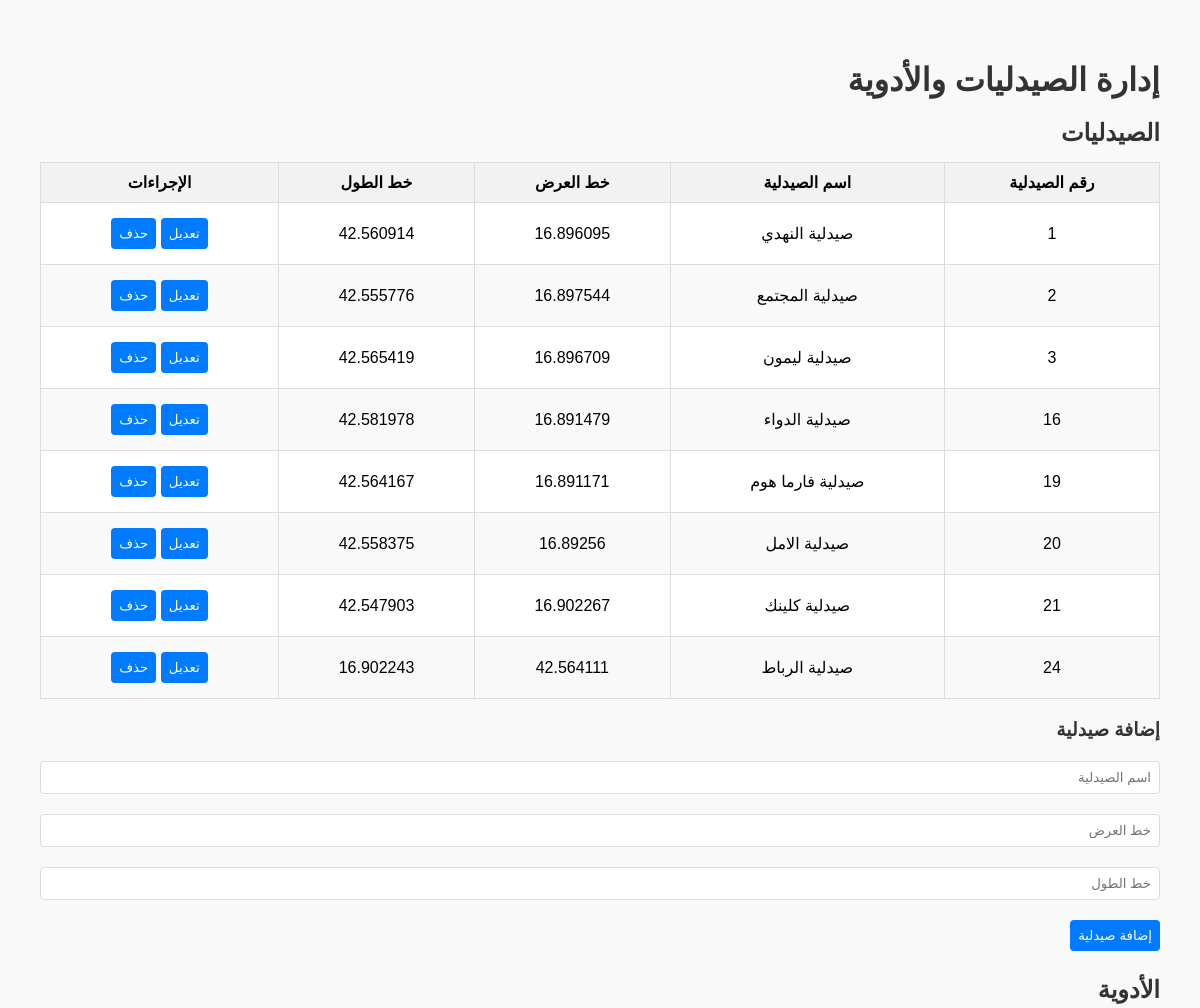
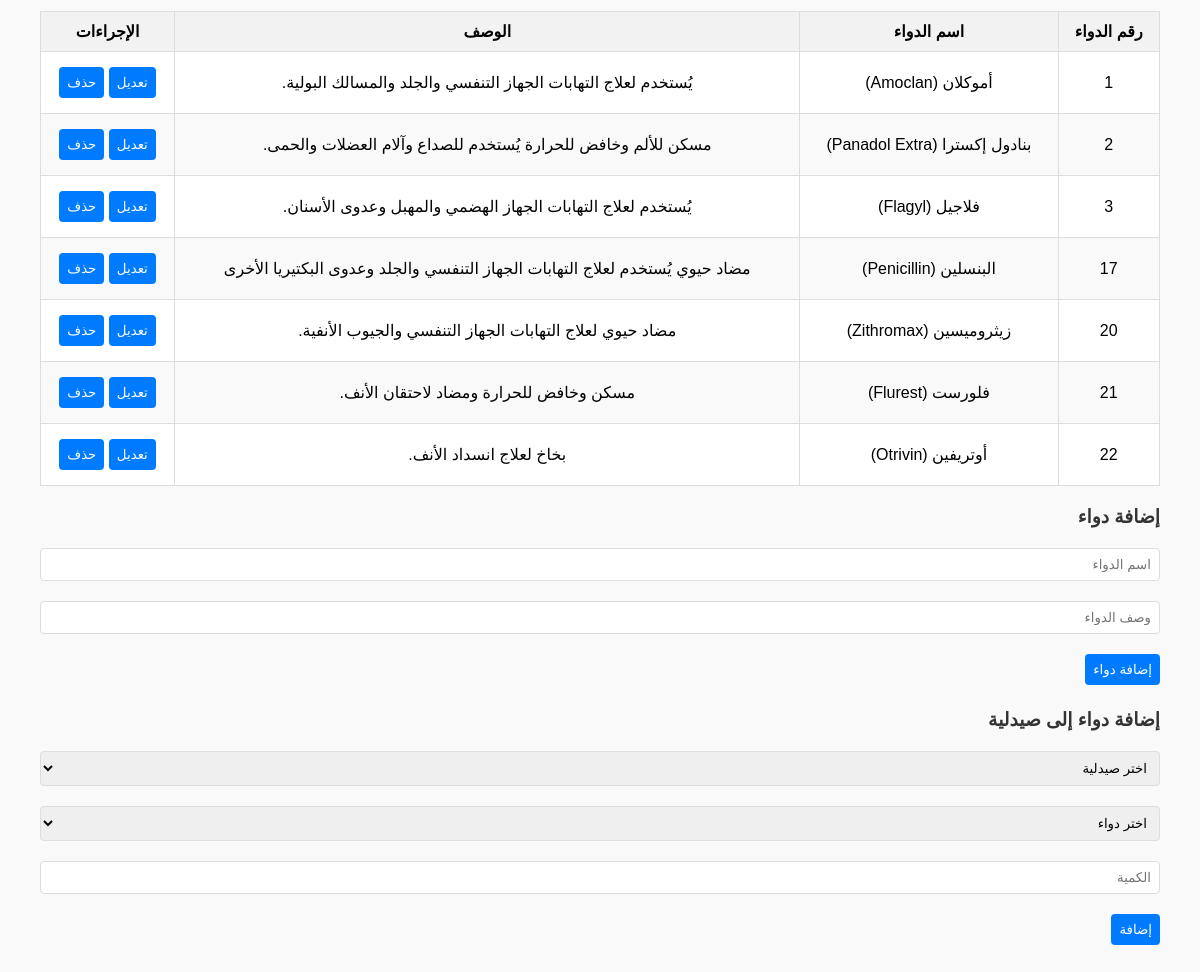
The page / on the database its author committed (2 pictures, top to bottom).
### tables this page shows
CREATE TABLE pharmacies (
        pharmacy_id INTEGER PRIMARY KEY AUTOINCREMENT,
        name TEXT NOT NULL,
        latitude REAL,
        longitude REAL
    );

CREATE TABLE medicines (
        medicine_id INTEGER PRIMARY KEY AUTOINCREMENT,
        name TEXT NOT NULL,
        description TEXT
    , quantity INTEGER DEFAULT 0);

### app.py (the view)
@app.route('/')
def index():
    conn = get_db_connection()
    medicines = conn.execute('SELECT * FROM medicines').fetchall()
    pharmacies = conn.execute('SELECT * FROM pharmacies').fetchall()
    conn.close()
    return render_template('index.html', medicines=medicines, pharmacies=pharmacies)

### app.py (called while the page is built)
def get_db_connection():
    conn = sqlite3.connect('Ourproject.db')
    conn.row_factory = sqlite3.Row
    return conn

### templates/index.html (shortened to what this page needs)
<!DOCTYPE html>
<html lang="ar" dir="rtl">
<head>
</head>
<body>
    <h1>إدارة الصيدليات والأدوية</h1>
    <h2>الصيدليات</h2>
    <table>
        <thead>
            <tr>
                <th>رقم الصيدلية</th>
                <th>اسم الصيدلية</th>
                <th>خط العرض</th>
                <th>خط الطول</th>
                <th>الإجراءات</th>
            </tr>
        </thead>
        <tbody>
            {% for pharmacy in pharmacies %}
            <tr>
                <td>{{ pharmacy['pharmacy_id'] }}</td>
                <td>{{ pharmacy['name'] }}</td>
                <td>{{ pharmacy['latitude'] }}</td>
                <td>{{ pharmacy['longitude'] }}</td>
                <td>
                    <form action="{{ url_for('edit_pharmacy', pharmacy_id=pharmacy['pharmacy_id']) }}" method="get">
                        <button type="submit">تعديل</button>
                    </form>
                    <form action="{{ url_for('delete_pharmacy', pharmacy_id=pharmacy['pharmacy_id']) }}" method="post">
                        <button type="submit" onclick="return confirm('هل أنت متأكد من حذف هذه الصيدلية؟');">حذف</button>
                    </form>
                </td>
            </tr>
            {% endfor %}
        </tbody>
    </table>
    <h3>إضافة صيدلية</h3>
    <form action="/add_pharmacy" method="post">
        <div class="form-group">
            <input type="text" name="name" placeholder="اسم الصيدلية" required>
        </div>
        <div class="form-group">
            <input type="number" step="any" name="latitude" placeholder="خط العرض" required>
        </div>
        <div class="form-group">
            <input type="number" step="any" name="longitude" placeholder="خط الطول" required>
        </div>
        <input type="submit" value="إضافة صيدلية">
    </form>
    <h2>الأدوية</h2>
    <table>
        <thead>
            <tr>
                <th>رقم الدواء</th>
                <th>اسم الدواء</th>
                <th>الوصف</th>
                <th>الإجراءات</th>
            </tr>
        </thead>
        <tbody>
            {% for medicine in medicines %}
            <tr>
                <td>{{ medicine['medicine_id'] }}</td>
                <td>{{ medicine['name'] }}</td>
                <td>{{ medicine['description'] }}</td>
                <td>
                    <form action="{{ url_for('edit_medicine', medicine_id=medicine['medicine_id']) }}" method="get">
                        <button type="submit">تعديل</button>
                    </form>
                    <form action="{{ url_for('delete_medicine', medicine_id=medicine['medicine_id']) }}" method="post">
                        <button type="submit" onclick="return confirm('هل أنت متأكد من حذف هذا الدواء؟');">حذف</button>
                    </form>
                </td>
            </tr>
            {% endfor %}
        </tbody>
    </table>
    <h3>إضافة دواء</h3>
    <form action="/add_medicine" method="post">
        <div class="form-group">
            <input type="text" name="name" placeholder="اسم الدواء" required>
        </div>
        <div class="form-group">
            <input type="text" name="description" placeholder="وصف الدواء" required>
        </div>
        <input type="submit" value="إضافة دواء">
    </form>
    <h3>إضافة دواء إلى صيدلية</h3>
    <form action="/add_medicine_to_pharmacy" method="post">
        <div class="form-group">
            <select name="pharmacy_id" required>
                <option value="">اختر صيدلية</option>
            </select>
        </div>
        <div class="form-group">
            <select name="medicine_id" required>
                <option value="">اختر دواء</option>
            </select>
        </div>
        <div class="form-group">
            <input type="number" name="quantity" placeholder="الكمية" min="1" required>
        </div>
        <input type="submit" value="إضافة">
    </form>
</body>
</html>

### templates/index.html (style rules this page uses)
body { font-family: Arial, sans-serif; background-color: #f9f9f9; margin: 20px; padding: 20px; }
h1, h2, h3 { color: #333; margin-bottom: 15px; }
table { width: 100%; border-collapse: collapse; margin-bottom: 20px; background-color: #fff; border: 1px solid #ddd; }
th, td { border: 1px solid #ddd; padding: 10px; text-align: center; }
th { background-color: #f2f2f2; color: #000; }
tr:nth-child(even) { background-color: #f9f9f9; }
form { margin-bottom: 15px; display: inline; }
input, select, button { padding: 8px; margin: 5px 0; width: 100%; box-sizing: border-box; border: 1px solid #ddd; border-radius: 4px; }
input[type="submit"], button { width: auto; background-color: #007BFF; color: white; border: none; cursor: pointer; }
.form-group { margin-bottom: 10px; }

### rows shown on the page
pharmacies: pharmacy_id "1", name "صيدلية النهدي", latitude "16.896095", longitude "42.560914"
pharmacies: pharmacy_id "2", name "صيدلية المجتمع", latitude "16.897544", longitude "42.555776"
pharmacies: pharmacy_id "3", name "صيدلية ليمون", latitude "16.896709", longitude "42.565419"
pharmacies: pharmacy_id "16", name "صيدلية الدواء", latitude "16.891479", longitude "42.581978"
pharmacies: pharmacy_id "19", name "صيدلية فارما هوم", latitude "16.891171", longitude "42.564167"
pharmacies: pharmacy_id "20", name "صيدلية الامل", latitude "16.89256", longitude "42.558375"
pharmacies: pharmacy_id "21", name "صيدلية كلينك", latitude "16.902267", longitude "42.547903"
pharmacies: pharmacy_id "24", name "صيدلية الرباط", latitude "42.564111", longitude "16.902243"
medicines: medicine_id "1", name "أموكلان (Amoclan)", description "يُستخدم لعلاج التهابات الجهاز التنفسي والجلد والمسالك البولية."
medicines: medicine_id "2", name "بنادول إكسترا (Panadol Extra)", description "مسكن للألم وخافض للحرارة يُستخدم للصداع وآلام العضلات والحمى."
medicines: medicine_id "3", name "فلاجيل (Flagyl)", description "يُستخدم لعلاج التهابات الجهاز الهضمي والمهبل وعدوى الأسنان."
medicines: medicine_id "17", name "البنسلين (Penicillin)", description "مضاد حيوي يُستخدم لعلاج التهابات الجهاز التنفسي والجلد وعدوى البكتيريا الأخرى"
medicines: medicine_id "20", name "زيثروميسين (Zithromax)", description "مضاد حيوي لعلاج التهابات الجهاز التنفسي والجيوب الأنفية."
medicines: medicine_id "21", name "فلورست (Flurest)", description "مسكن وخافض للحرارة ومضاد لاحتقان الأنف."
medicines: medicine_id "22", name "أوتريفين (Otrivin)", description "بخاخ لعلاج انسداد الأنف."
